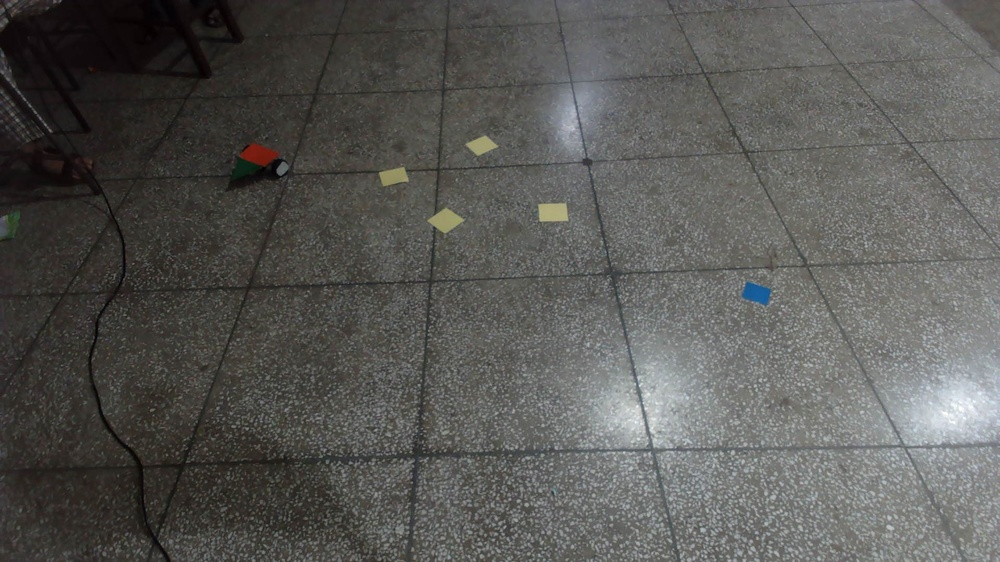
#> input picture images/q.jpg, 1000 x 562 px, shrunk from 1920 x 1080 before the run
$ python kmeans.py
#> lines starting #> are read from the running program, lines starting #| are printed output that depends on the picture
import cv2
import os
import numpy as np
import json
from sklearn.cluster import KMeans
import cv2
import numpy as np
from collections import Counter

def get_dominant_color(image, k=4):
    pixels = image.reshape(-1, 3)
    pixels = np.float32(pixels)

    # Define criteria, number of clusters (k) and apply k-means()
    criteria = (cv2.TERM_CRITERIA_EPS + cv2.TERM_CRITERIA_MAX_ITER, 10, 1.0)
    _, labels, centers = cv2.kmeans(pixels, k, None, criteria, 10, cv2.KMEANS_RANDOM_CENTERS)

    # Convert back to 8 bit values
    centers = np.uint8(centers)

    # Flatten the labels array
    labels = labels.flatten()

    # Count the number of pixels labeled to each centroid
    counts = Counter(labels)

    # Find the most common centroid
    dominant_color = centers[np.argmax(counts)]

    return list(dominant_color)

def get_dominant_color2(image, k=3):
    image = cv2.cvtColor(image, cv2.COLOR_BGR2RGB)
    image = image.reshape((image.shape[0] * image.shape[1], 3))
    kmeans = KMeans(n_clusters=k)
    kmeans.fit(image)
    dominant_color = kmeans.cluster_centers_.astype(int)
    return dominant_color[0]

image = cv2.imread('images/q.jpg')
#> image is the input picture: shape (562, 1000, 3); mean B, G, R 85.7, 88.7, 89.1
n_w = 30
n_h = 15
d_w = image.shape[1] // n_w
#> d_w = 33
d_h = image.shape[0] // n_h
#> d_h = 37
for i in range(n_w):
    for j in range(n_h):
        top_left = [i * d_w, j * d_h]
        bot_righ = [(i+1) * d_w, (j+1) * d_h]
        dom_col = get_dominant_color(image[j*d_h:(j+1)*d_h, i*d_w:(i+1)*d_w], k=20)
        color = (int(dom_col[0]), int(dom_col[1]), int(dom_col[2]))
        cv2.rectangle(image, top_left, bot_righ, color, -1)
        cv2.imshow('grid', image)
        cv2.waitKey(1)
#> this loop made 30 passes
#> pass 1, `cv2.imshow('grid', image)`:
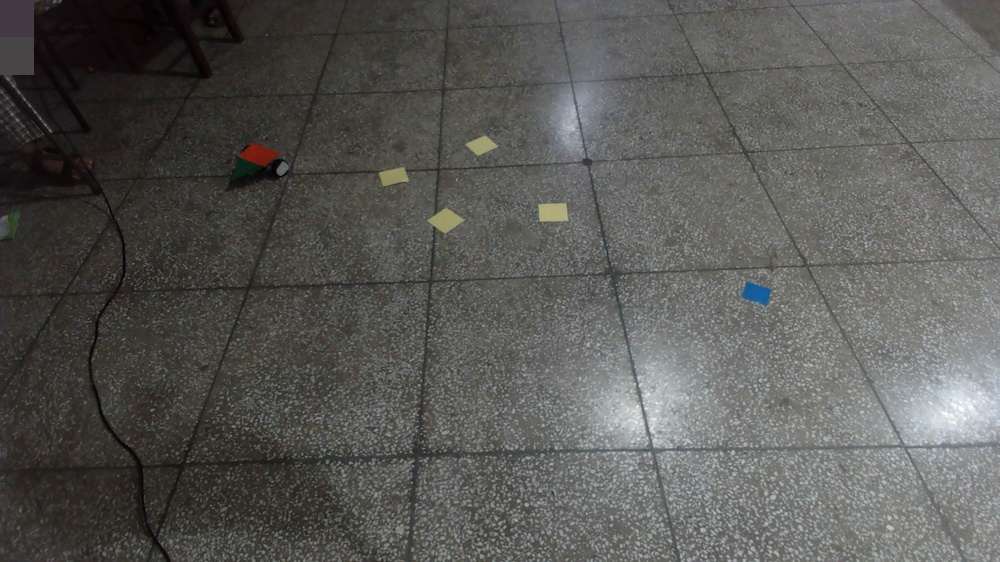
#> window 'grid': shape (562, 1000, 3); mean B, G, R 85.9, 88.9, 89.3
#> pass 1, `cv2.imshow('grid', image)`:
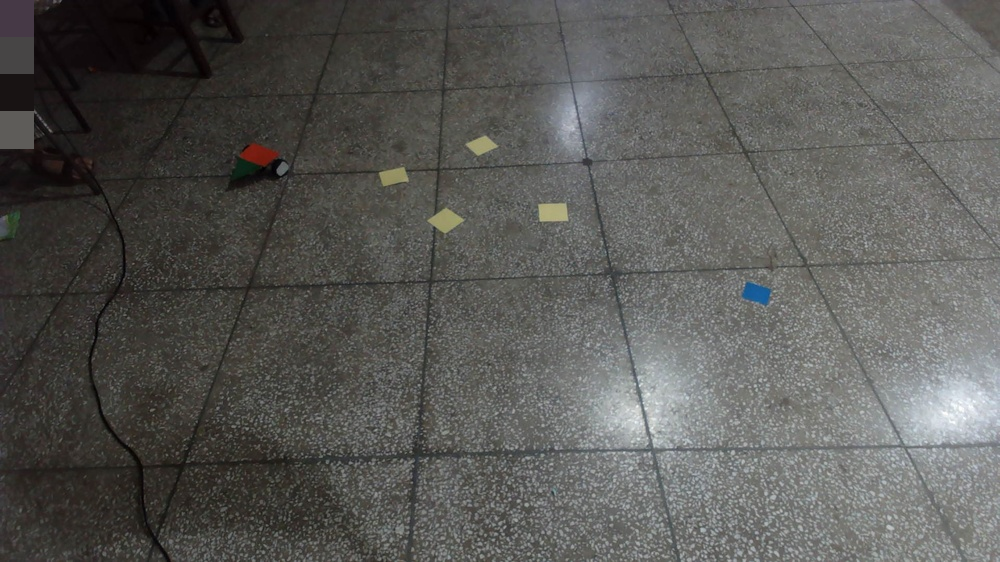
#> window 'grid': shape (562, 1000, 3); mean B, G, R 86, 89, 89.4
#> after the loop:
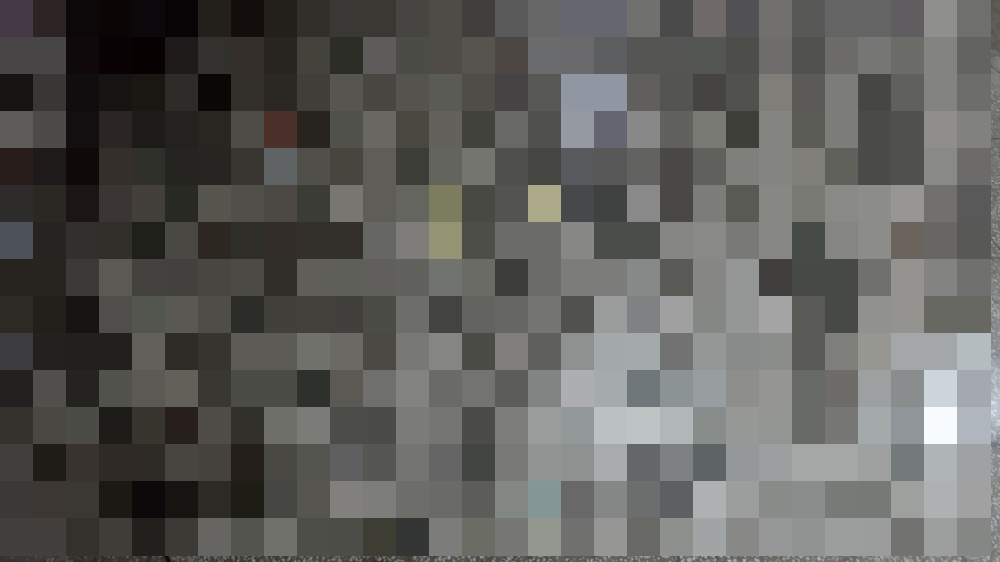
#> image: shape (562, 1000, 3); mean B, G, R 91.7, 94.5, 94.7
cv2.waitKey(0)

$ run again, with images/WIN_20240202_11_22_09_Pro.jpg copied over images/q.jpg
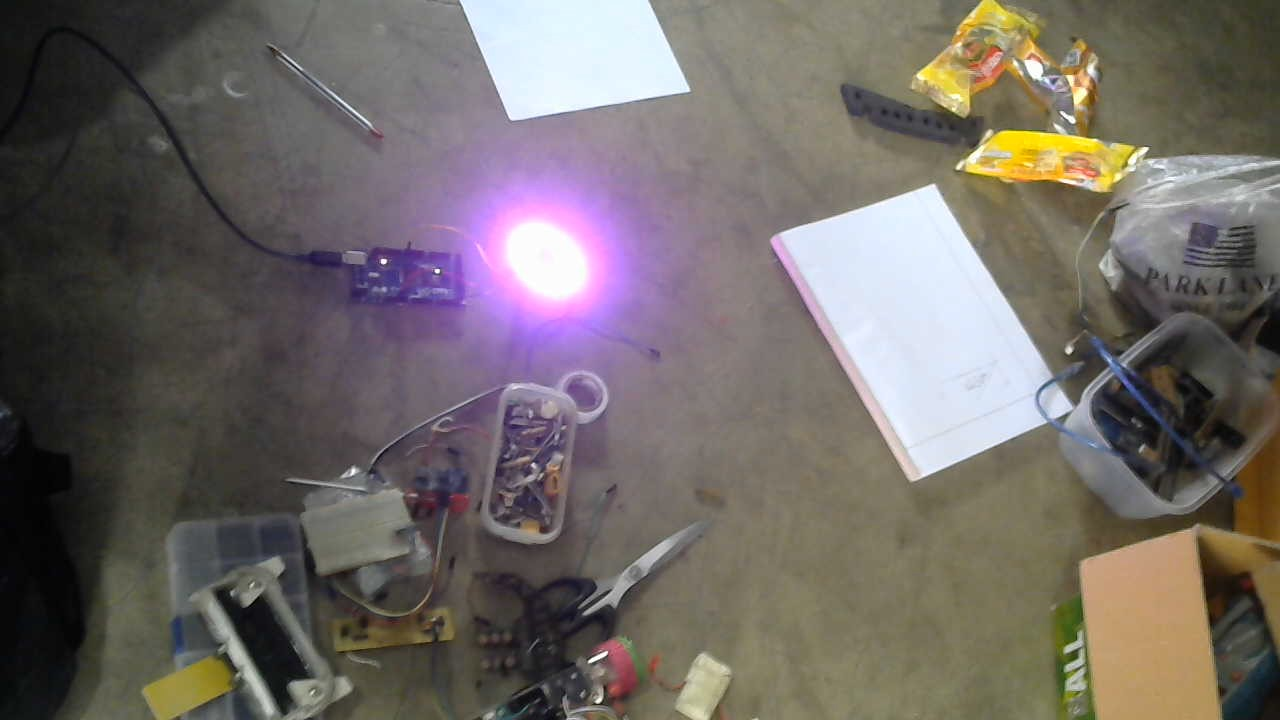
#> input picture images/WIN_20240202_11_22_09_Pro.jpg, 1280 x 720 px
#> image is the input picture: shape (720, 1280, 3); mean B, G, R 102.6, 106.2, 113
#> the loop `for i in range(n_w):` made 30 passes
#> after the loop `for i in range(n_w):`:
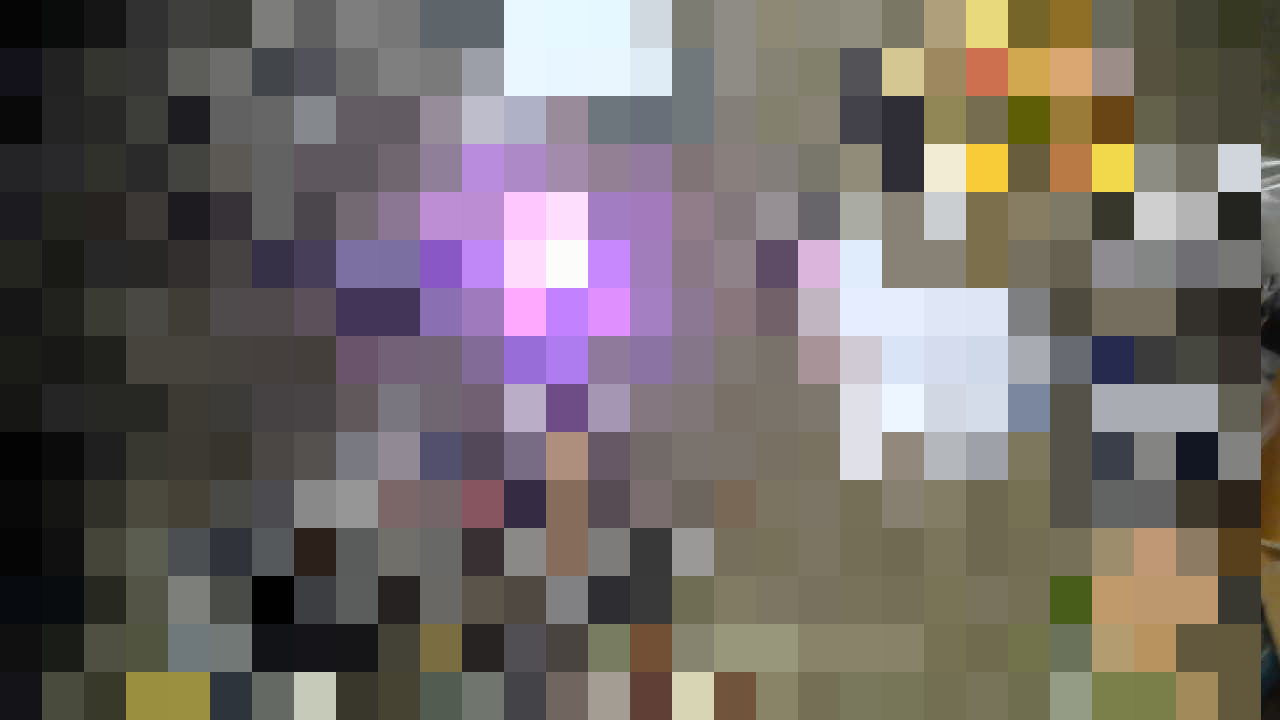
#> image: shape (720, 1280, 3); mean B, G, R 102.5, 105.5, 112.8

$ run again, with images/WIN_20240202_11_24_00_Pro.jpg copied over images/q.jpg
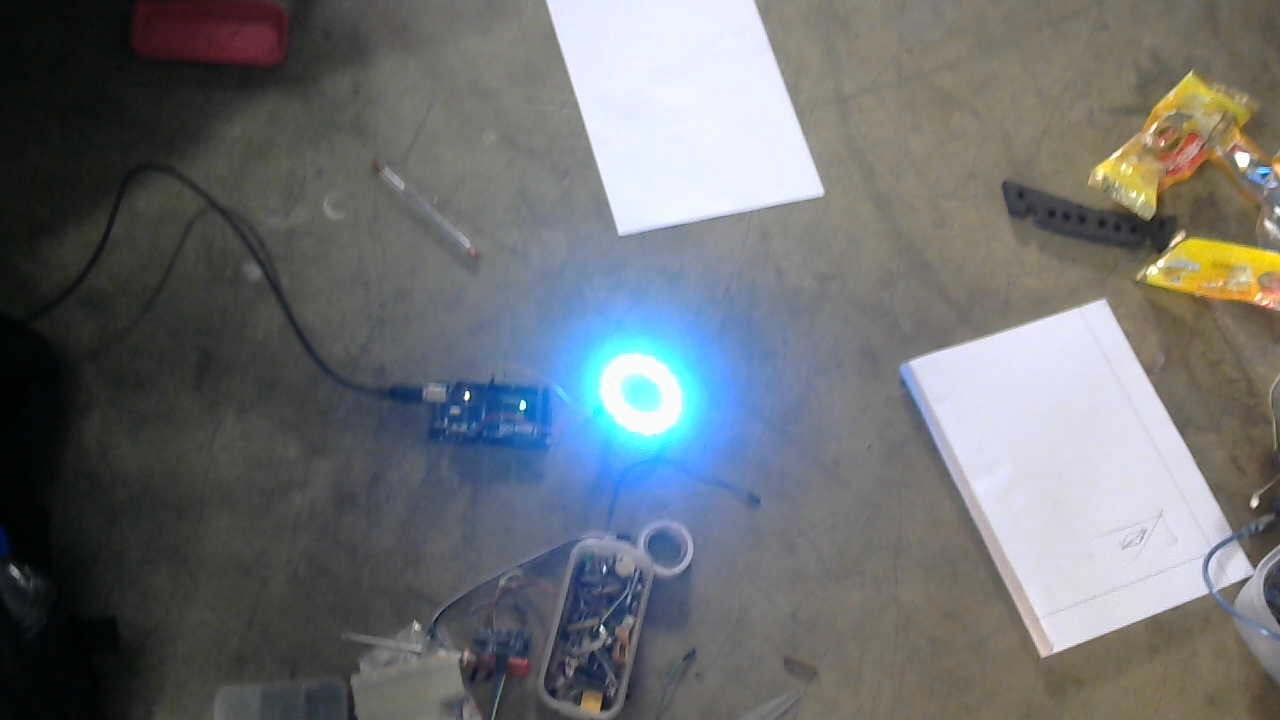
#> input picture images/WIN_20240202_11_24_00_Pro.jpg, 1280 x 720 px
#> image is the input picture: shape (720, 1280, 3); mean B, G, R 113.8, 111.5, 109
#> the loop `for i in range(n_w):` made 30 passes
#> after the loop `for i in range(n_w):`:
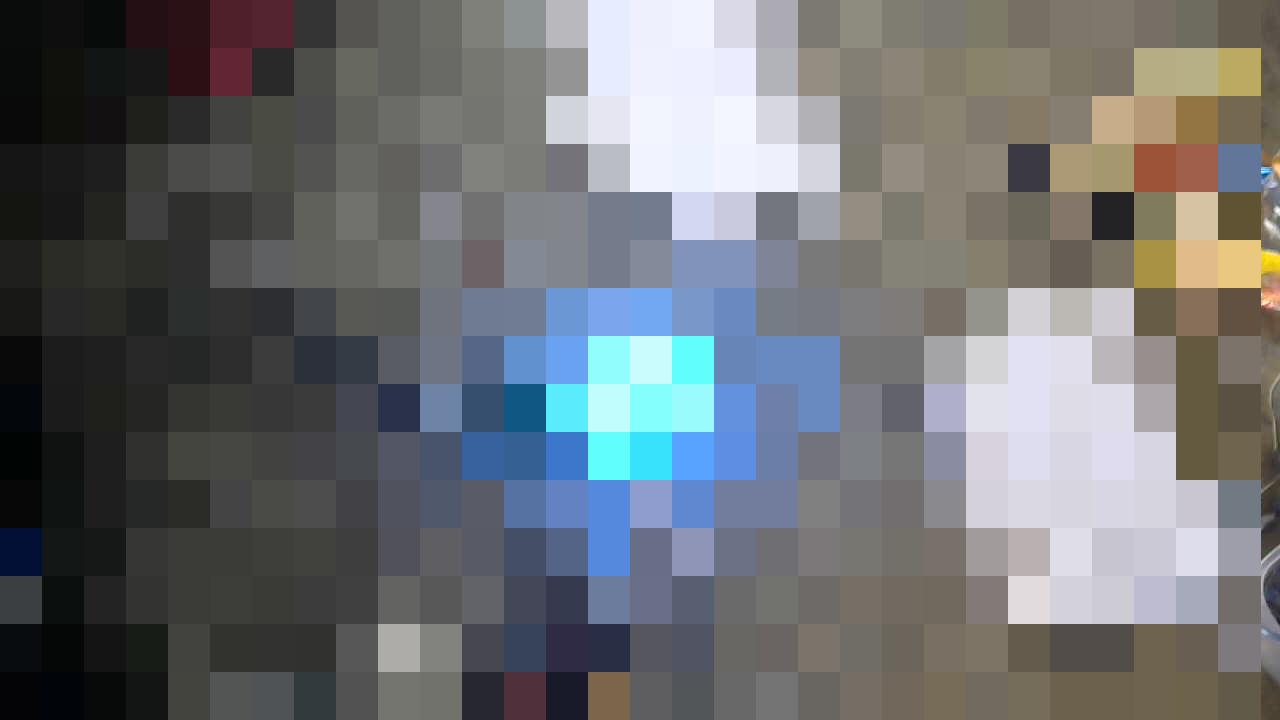
#> image: shape (720, 1280, 3); mean B, G, R 114.1, 111.1, 108.3

$ run again, with images/red-circle-1.jpg copied over images/q.jpg
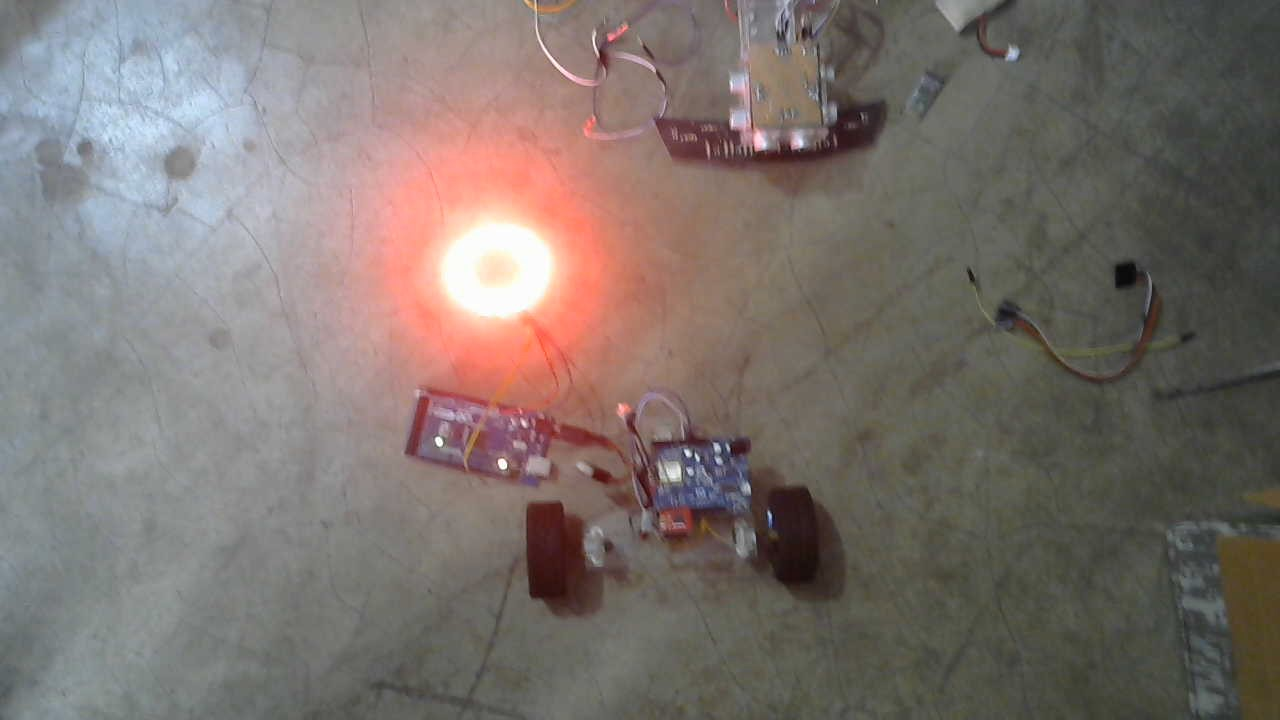
#> input picture images/red-circle-1.jpg, 1280 x 720 px
#> image is the input picture: shape (720, 1280, 3); mean B, G, R 109.4, 114.1, 123.5
#> the loop `for i in range(n_w):` made 30 passes
#> pass 1, `cv2.imshow('grid', image)`:
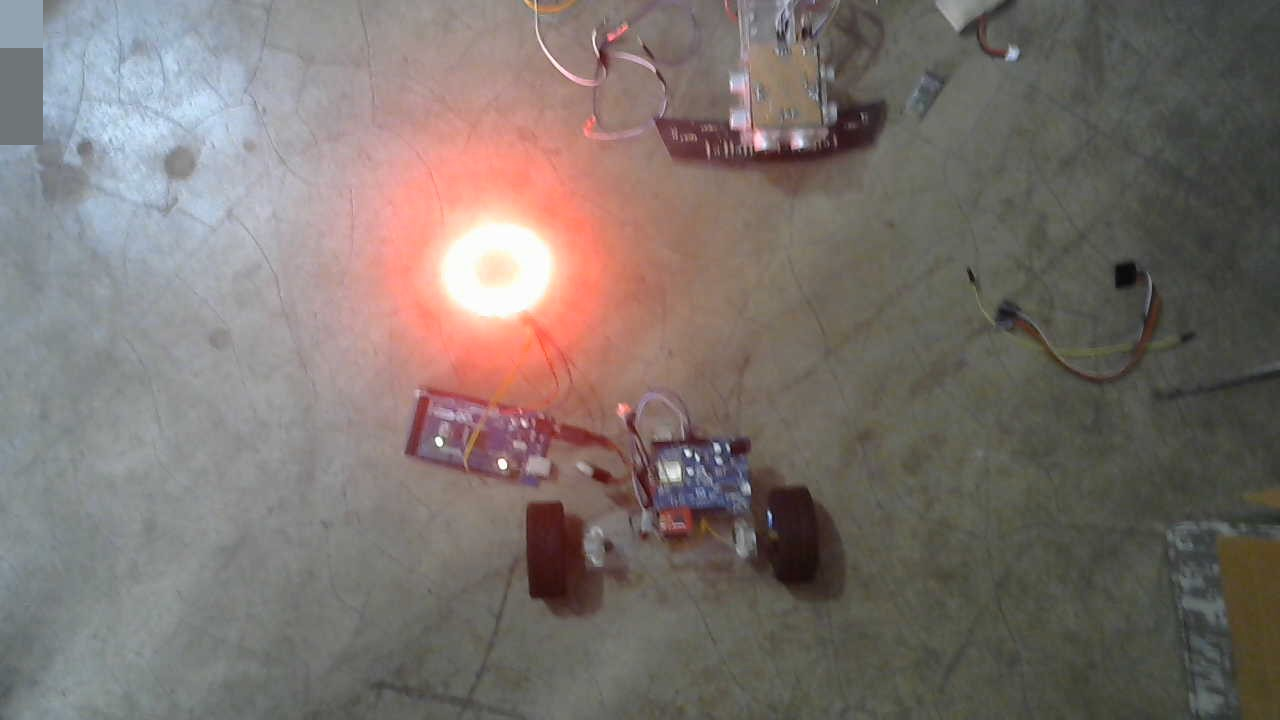
#> window 'grid': shape (720, 1280, 3); mean B, G, R 109.3, 114, 123.5
#> after the loop `for i in range(n_w):`:
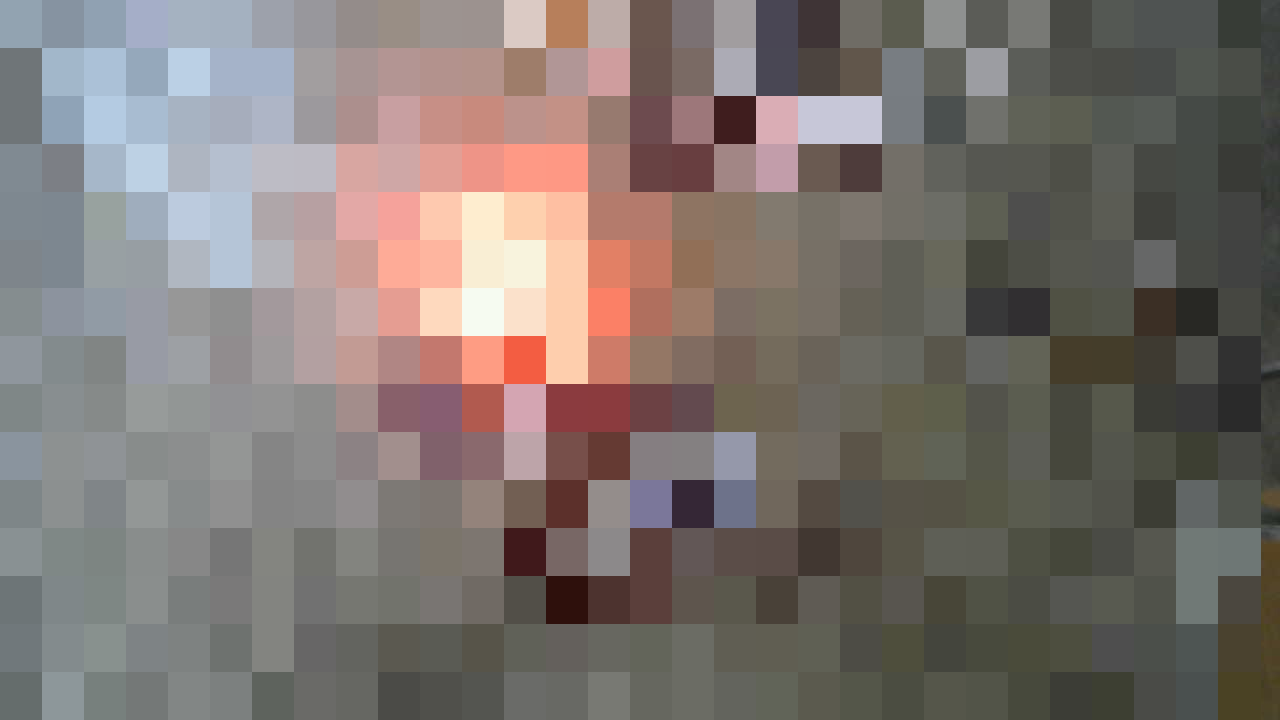
#> image: shape (720, 1280, 3); mean B, G, R 111.4, 115.6, 124.4
